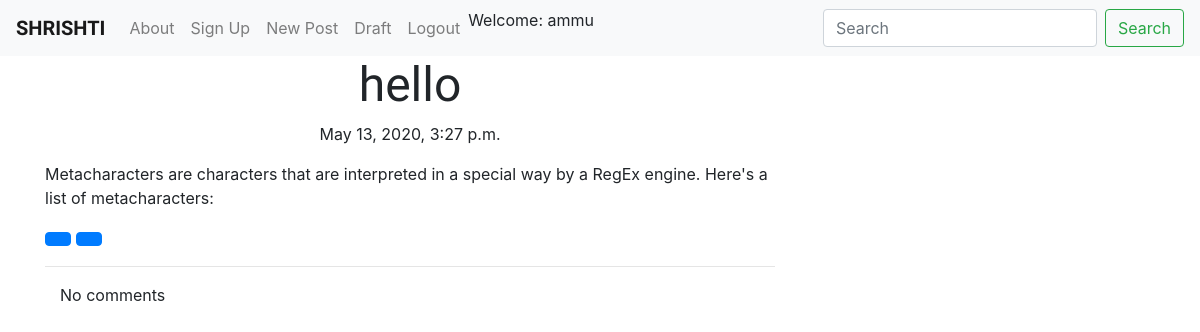
The app's page /post/1/ (signed in) with its own data.
### Blog/models.py (models this page shows, shortened)
class Post(models.Model):
    author=models.ForeignKey('auth.User', on_delete=models.CASCADE)
    title=models.CharField(max_length=200)
    text=models.TextField()
    create_date=models.DateTimeField(default=timezone.now) #publish date and time
    published_date=models.DateTimeField(blank=True,null=True)
    def publish(self):
        self.published_date=timezone.now()
        self.save()

### Blog/views.py (the view)
# urls.py: re_path(r'^post/(?P<pk>\d+)/$',views.PostDetailView.as_view(),name='post_detail'),
class PostDetailView(DetailView):
    model=Post
    template_name='post_detail.html'

### Blog/templates/blog/post_detail.html (shortened to what this page needs)
{%extends "blog/base.html"%}
{%block content%}
<h1 class="posttitile loader">{{post.title}}</h1>
{%if post.published_date %}
<div class="date postdate">
  {{post.published_date}}
</div>
{%else%}
<a class="btn btn-primary" href="{%url 'post_publish' pk=post.pk%}">Publish</a>
{%endif%}
<p class="postcontent">{{post.text|safe|linebreaksbr}}</p>
{%if user.is_authenticated%}
<a class ="btn btn-primary"href="{%url 'post_edit' pk=post.pk%} ">
</a>
<a class ="btn btn-primary"href="{%url 'post_remove' pk=post.pk%} ">
</a>
{%endif%}
<hr>
<div class="container">
  {%for comment in post.comments.all%}
  <br>
  {%if user.is_authenticated or comment.approved_comment%}
    {{comment.created_date}}
    {%if not comment.approved_comment%}
    <a class ="btn btn-primary"href="{%url 'comment_approve' pk=comment.pk%} ">
      <span class="glyphicon glyphicon-remove"></span>
    </a>
    <a class ="btn btn-primary"href="{%url 'comment_remove' pk=comment.pk%} ">
      <span class="glyphicon glyphicon-ok"></span>
    </a>
    {%endif%}
    <p>{{comment.text|safe|linebreaksbr}}</p>
    <p>Posted By:{{comment.author}}</p>
  {%endif%}
  {%empty%}
  <p>No comments</p>
{%endfor%}
</div>
{%endblock%}

### Blog/templates/blog/base.html (shortened to what this page needs)
<!DOCTYPE html>
{%load static%}
<html lang="en" dir="ltr">
  <head>
    <link rel="stylesheet" href="https://stackpath.bootstrapcdn.com/bootstrap/4.4.1/css/bootstrap.min.css">
    <link rel="stylesheet" href="//cdn.jsdelivr.net/npm/medium-editor@latest/dist/css/medium-editor.min.css" type="text/css" media="screen" charset="utf-8">
    <link rel="stylesheet" href="{%static 'css/blog.css'%}">
  </head>
  <body>
    <nav class="navbar navbar-expand-lg navbar-light bg-light ">
    <div class="collapse navbar-collapse" id="navbarTogglerDemo01">
      <a class="navbar-brand" href="{%url 'post_list'%}">SHRISHTI</a>
      <ul class="navbar-nav mr-auto mt-2 mt-lg-0">
          <li>
            <a class="nav-link" href="{%url 'about'%}">About<span class="sr-only">(current)</span></a>
          </li>
          <li class="nav-item">
            <a class="nav-link" href="{%url 'registerView'%}">Sign Up</a>
          </li>
          {%if user.is_authenticated%}
          <li>
            <a class="nav-link" href="{%url 'post_new'%}">New Post<span class="sr-only">(current)</span></a>
          </li>
          <li>
            <a class="nav-link" href="{%url 'post_draft_list'%}">Draft<span class="sr-only">(current)</span></a>
          </li>
          <li>
            <a class="nav-link" href="{%url 'logout_view'%}">Logout<span class="sr-only">(current)</span></a>
          </li>
          <li>
            <a>Welcome: {{user.username}}</a>
          </li>
          {%else%}
          <li>
            <a class="nav-link" href="{%url 'login_view'%}">Log In <span class="sr-only">(current)</span></a>
          </li>
          {%endif%}
      </ul>
      <form class="form-inline my-2 my-lg-0">
        <input class="form-control mr-sm-2" type="search" placeholder="Search" aria-label="Search">
        <button class="btn btn-outline-success my-2 my-sm-0" type="submit">Search</button>
      </form>
    </div>
  </nav>
  <div class="content container">
    <div class="row">
      <div class="col-md-8">
        <div class="blog_posts">
          {%block content%}
          {%endblock%}
        </div>
      </div>
    </div>
  </div>
  </body>
</html>

### Blog/static/css/blog.css (style rules this page uses)
.postdate { text-align: center; }
.posttitile { font-family: 'Libre Franklin', sans-serif; font-weight: 400; font-size: 3em; text-align: center; }
.postcontent { font-family: 'Libre Franklin', sans-serif; font-size: 1.5em; }
.navbar-brand { font-family: 'Libre Franklin', sans-serif; font-weight: bold; }
.loader { filter:hue-rotate(0deg); color:linear-gradient(45deg,#0f8,#08f); animation:hue 10000ms infinite linear; }

### records on screen
Post: title "hello", published_date "May 13, 2020, 3:27 p.m.", text "Metacharacters are characters that are interpreted in a special way by a RegEx engine. Here's a list of metacharacters:"

### other values on screen
{{ user.username }} "ammu"
